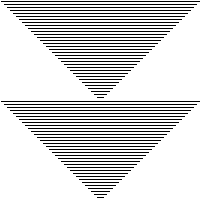
Frame 1 (no input)
Frame 60 (the mouse pressed at the canvas centre just before this capture): identical to frame 1, image omitted
Frame 120 (the mouse held since frame 60 and released just before this capture): identical to frame 1, image omitted

The Processing sketch that drew this single still picture (run headless with seeded random() and noise(); from frame 60 on, the mouse is pressed at the canvas centre):

// Processing sketch: processing_14704
// ── processing_14704.pde

void setup() { 
  size(200, 200);
  background(255); 
}
 
void draw() {
 for(int i=1; i<100; i= i+3)
 for(int b=101; 200>b; b= b+3){
 
  line(0+i,i,200-i,i);
  line(b-100,b,300-b,b);
 

  }
}
 
                                
